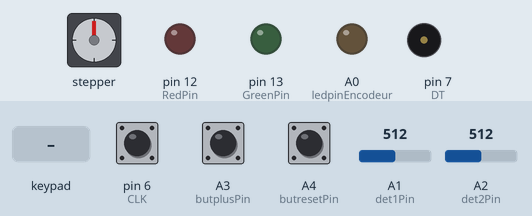
The sketch below on a simulated Arduino Uno, built with avr-gcc and run on an emulated ATmega328P. On the bench: stepper motor, output pins drawn as LEDs (lit = HIGH), buzzer (waves = sounding). The inputs (shaded band) are chosen by the test bench; at power-on: A2 (det2Pin) = 512, pin 6 (CLK) HIGH, A1 (det1Pin) = 512, A3 (butplusPin) LOW, A4 (butresetPin) LOW. Stepper angles assume 1024 steps per turn; what the sketch prints to the serial monitor is not drawn.

Above: at 1.3 s.
1.4 s: keypad keys 4 4 4 4 pressed 0.4 s apart
At 4.4 s:
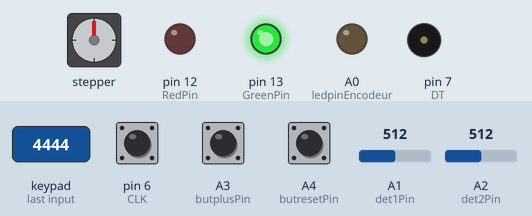
At 6.4 s:
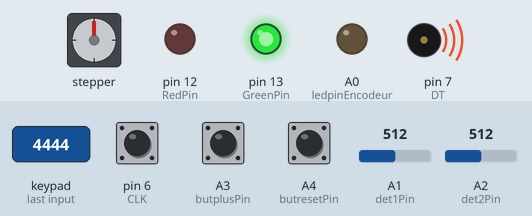
14.1 s: A2 (det2Pin) set to 188
17.7 s: A2 (det2Pin) set to 214
21.2 s: keypad keys 4 4 4 4 # pressed 0.4 s apart
At 24.21 s:
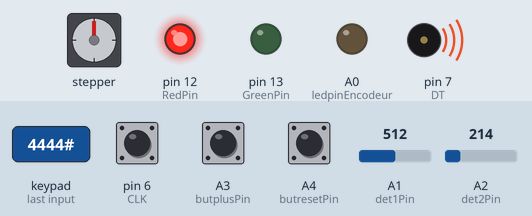
Timing chart, 0 to 27.0 s (numbered marks = the images above; inputs shaded):
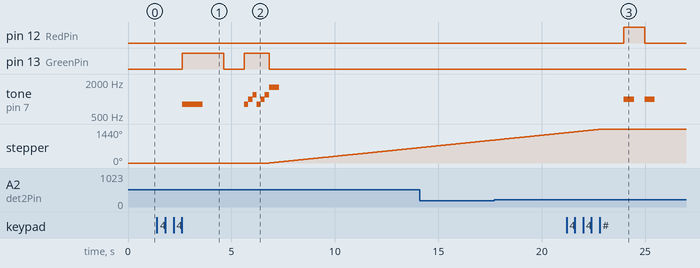

Measured:
- after the input at 1.4 s, pin 13 (GreenPin): LOW → HIGH after 1.2 s, → LOW 2.0 s later, → HIGH 1.0 s later, → LOW 1.2 s later; tone on pin 7 (DT): plays 800 Hz for 1.0 s, 800 Hz for 0.20 s, 1000 Hz for 0.20 s, 1200 Hz for 0.20 s, 800 Hz for 0.20 s, 1000 Hz for 0.20 s … (8 notes in this stretch), starting after 1.2 s
- after the input at 21.2 s, pin 12 (RedPin): LOW → HIGH after 2.8 s, → LOW 1.0 s later; tone on pin 7 (DT): alternates 1000 Hz for 0.50 s and silent for 0.50 s, 4 changes in all, then stays silent, starting after 2.8 s

The sketch:

PI_JF_3.0___corentin.ino
```cpp
#include <Stepper.h>
#include <Keypad.h>  // https://downloads.arduino.cc/libraries/github.com/Chris--A/Keypad-3.1.1.zip
#include <Password.h> // https://playground.arduino.cc/uploads/Code/Password/index.zip

//------Millis--------
unsigned long millisDigicode;
unsigned long millisStepper;
unsigned long millisEncoder;
int IntervalDigicode = 60;
int IntervalStepper = 1000;
int IntervalEncoder = 100;
bool Jeu1TrousNoir = true;
bool Jeu2Labyrinthe = true;
bool Jeu3Python = true;
bool Jeu4Engrenages = true;

//------Encodeur--------
#define CLK 6
#define DT 7
#define Succes 8
const int ledpinEncodeur = A0;
int counter = 0;
int aState;
int aLastState;
bool flagEncodeur = true;
//-----------Stepper--------------
const int det1Pin  = A1; //Trous noir
const int det2Pin  = A2; //
const int butplusPin = A3;
const int butresetPin = A4;
int det1Val = 0;
int det2Val = 0;
int butplusState = 0;
int butresetState = 0;
const int stepsPerRevolution = 1024;
Stepper myStepper = Stepper(stepsPerRevolution, 8, 9, 10, 11);

//-----Digicode-----
int GreenPin = 13;
int RedPin = 12;
char buzzerPin = 7;
String newPasswordString; //hold the new password
char newPassword[6]; //charater string of newPasswordString
const byte ROWS = 4;
const byte COLS = 4;
Password password = Password( "4444" );
Password password2 = Password( "5555" );
Password password3 = Password( "7777" );
Password password4 = Password( "8888" ); //if not needed, input NULL
Password password5 = Password( "8888" );
byte maxPasswordLength = 4;
byte currentPasswordLength = 0;
char keys[ROWS][COLS] = {
  {'1', '2', '3', 'A'},
  {'4', '5', '6', 'B'},
  {'7', '8', '9', 'C'},
  {'*', '0', '#', 'D'}
};
//R2-8 , R3-9 ,C1-10 , C2-11
byte rowPins[ROWS] = {NULL, 5, 4, NULL};
byte colPins[COLS] = {3, 2 , NULL , NULL };
Keypad keypad = Keypad( makeKeymap(keys), rowPins, colPins, ROWS, COLS );


void setup() {
  Serial.begin(9600);
  millisDigicode = millis();
  millisStepper = millis();
  millisEncoder = millis();

  //-----Ecodeur-----
  pinMode (CLK, INPUT);
  pinMode (DT, INPUT);
  pinMode (Succes, OUTPUT);
  pinMode (ledpinEncodeur, OUTPUT);
  aLastState = digitalRead(CLK);

  //--------Digicode-------
  pinMode(GreenPin, OUTPUT);
  pinMode(RedPin, OUTPUT);

  //-----------Stepper-------
  // Set the speed to 5 rpm:
  myStepper.setSpeed(15);
  //  Serial.println(F("Initialize System"));
  pinMode(det1Pin, INPUT);
  pinMode(det2Pin, INPUT);
  pinMode(butplusPin, INPUT);
  pinMode(butresetPin, INPUT);

  delay(100); //pause for setup to initialise
}


void loop() {
  //------Encodeur-------
  if ( (millis() - millisEncoder) >= IntervalEncoder && Jeu4Engrenages) {
    if (counter != -125) {
      aState = digitalRead(CLK);
      if (aState != aLastState) {
        if (digitalRead(DT) != aState) {
          counter ++;
        } else {
          counter --;
        }
        Serial.print("Position: ");
        Serial.println(counter);
      }
      aLastState = aState;
    }
    else if (counter == -125) {
      run1step(1);
      Jeu4Engrenages = false;
      buzzer("levelUP");
      digitalWrite(ledpinEncodeur, HIGH);
    }
   millisEncoder = millis();
  }

  //--------Digicode-------
  if ( (millis() - millisDigicode) >= IntervalDigicode && Jeu3Python) {
    char key = keypad.getKey();
    if (key != NO_KEY) {
      //      delay(60);
      switch (key) {
        default: processNumberKey(key);
      }
    }
    millisDigicode = millis();

  }

  //-----------Stepper--------------
  if ( (millis() - millisStepper) >= IntervalStepper) {
    butplusState = digitalRead(butplusPin);
    butresetState = digitalRead(butresetPin);
    testDET();
    millisStepper = millis();
  }
}


//-----------FUNCTIONS--------------

//--------Digicode------------

void processNumberKey(char key) {
  Serial.print(key);
  currentPasswordLength++;
  password.append(key);
  password2.append(key);
  password3.append(key);
  password4.append(key);
  password5.append(key);
  if (currentPasswordLength == maxPasswordLength) {
    if (password.evaluate() && Jeu1TrousNoir) {
      Serial.println(" OK.");
      buzzer("passwordOK");
      delay(1000);
      buzzer("levelUP");
      run1step(1);
      Jeu1TrousNoir = false;
    }
    else if (password2.evaluate() && Jeu2Labyrinthe) {
      Serial.println(" OK.");
      buzzer("passwordOK");
      delay(1000);
      buzzer("levelUP");
      run1step(1);
      Jeu2Labyrinthe = false;
    }
    else if (password3.evaluate() && Jeu3Python) {
      Serial.println(" OK.");
      buzzer("passwordOK");
      delay(2000);
      buzzer("levelUP");
      run1step(1);
      Jeu3Python = false;
    }
    else if (password4.evaluate() && Jeu4Engrenages) {
      Serial.println(" OK.");
      buzzer("passwordOK");
      delay(1000);
      buzzer("levelUP");
      run1step(1);
      Jeu4Engrenages = false;
    }
    else if (password5.evaluate()) {
      Serial.println(" OK.");
      buzzer("passwordOK");
      delay(2000);
      buzzer("reset");
      run1step(1);
    }
    else {
      Serial.println(" Wrong password!");
      buzzer("passwordWrong");
    }
    resetPassword();
  }
}

void resetPassword() {
  password.reset();
  password2.reset();
  password3.reset();
  currentPasswordLength = 0;
}

void buzzer(int x) {
  if (x == "passwordOK") {
    digitalWrite(GreenPin, HIGH);
    tone(buzzerPin, 800, 1000);
    delay(2000);
    digitalWrite(GreenPin, LOW);
  }
  else if (x == "passwordWrong") {
    digitalWrite(RedPin, HIGH);
    tone(buzzerPin, 1000, 500);
    delay(1000);
    tone(buzzerPin, 1000, 500);
    digitalWrite(RedPin, LOW);
  }
  else if (x =="levelUP") {
    digitalWrite(GreenPin, HIGH);
    tone(buzzerPin, 800, 1000);
    delay(200);
    tone(buzzerPin, 1000, 1000);
    delay(200);
    tone(buzzerPin, 1200, 200);
    delay(200);
    tone(buzzerPin, 800, 1000);
    delay(200);
    tone(buzzerPin, 1000, 1000);
    delay(200);
    tone(buzzerPin, 1200, 200);
    delay(200);
    tone(buzzerPin, 1600, 500);

    digitalWrite(GreenPin, LOW);
  }
  else if (x == "reset") {
    digitalWrite(GreenPin, HIGH);
    tone(buzzerPin, 600, 2000);
    digitalWrite(GreenPin, LOW);
  }
}


//-----------Stepper--------------
void testDET( ) { /* Read distance sensor */
  det1Val = analogRead(det1Pin);
  det2Val = analogRead(det2Pin);

  if (butresetState == HIGH) {
    //    Serial.println("counterclockwise");
    myStepper.step(-stepsPerRevolution);
    myStepper.step(-stepsPerRevolution);
  }

  if (det1Val < 200 && Jeu1TrousNoir) {
    run1step(1);
    Jeu1TrousNoir = false;
  }
  if (det2Val < 200 && Jeu2Labyrinthe) {
    run1step(1);
    Jeu2Labyrinthe = false;
  }

}

void run1step(int x) {
  myStepper.step(x * stepsPerRevolution);
  myStepper.step(x * stepsPerRevolution);
}


int distRawToPhys(int raw) { /* function distRawToPhys */
  ////IR Distance sensor conversion rule
  float Vout = float(raw) * 0.0048828125; // Conversion analog to voltage
  int phys = 13 * pow(Vout, -1); // Conversion volt to distance

  return phys;
}
```
